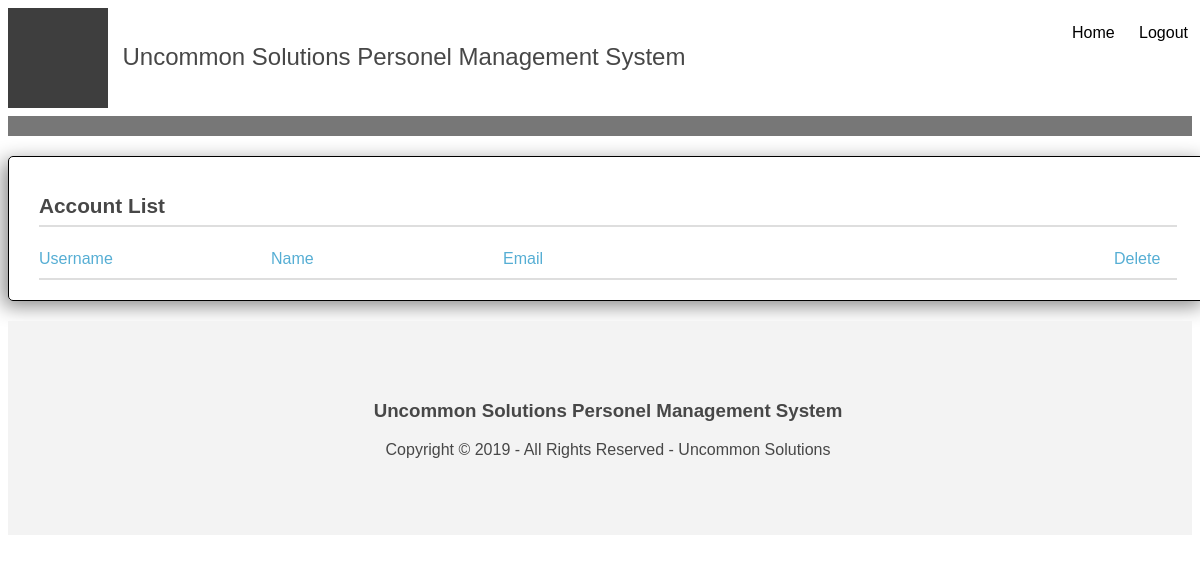
The app's page /source/viewSysUserList.php, older data.
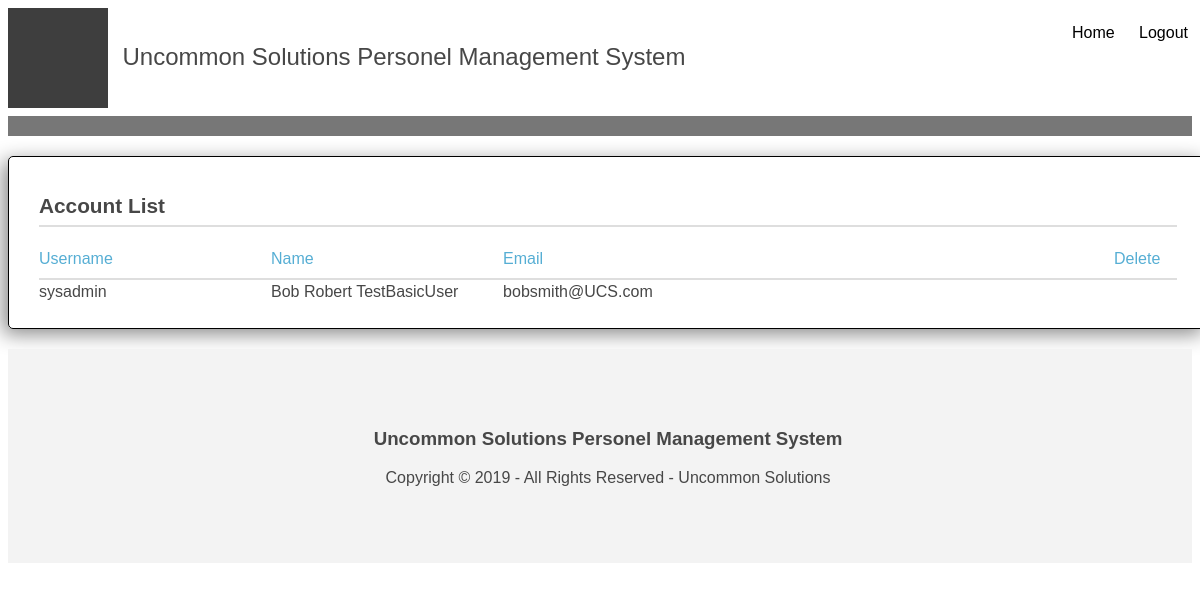
The same page, newer data.
### tables this page shows
CREATE TABLE UserLoginTable (
    user_number     INTEGER PRIMARY KEY AUTO_INCREMENT,
    user_name       VARCHAR(25) NOT NULL,
    access_level    INTEGER NOT NULL,
    password_hash   VARCHAR(128) NOT NULL,
    last_login      TIMESTAMP DEFAULT 
		CURRENT_TIMESTAMP 
		ON UPDATE CURRENT_TIMESTAMP);

CREATE TABLE ContactTable (
    contact_number  INTEGER PRIMARY KEY AUTO_INCREMENT,
    last_name       VARCHAR(50) NOT NULL,
    first_name      VARCHAR(50) NOT NULL,
    middle_name     VARCHAR(50),
    phone_number    VARCHAR(12) NOT NULL,
    address         VARCHAR(200),
    email           VARCHAR(100));

### source/private/api/UserLoginTableApi.php (called while the page is built, shortened)
<?php
function find_all_users() {
    global $database;
    $sql = "SELECT * FROM UserLoginTable";
    $result = mysqli_query($database, $sql);
    return $result;
}

### source/private/api/PersonnelTableApi.php (called while the page is built, shortened)
<?php
function find_personnel_by_user_id($id)
{
    global $database;
    $sql = "SELECT * FROM PersonnelTable ";
    $sql .= "WHERE user_number='" . mysqli_real_escape_string($database, $id) . "'";
    $result = mysqli_query($database, $sql);
    $personnel = mysqli_fetch_assoc($result);
    return $personnel;
}

### source/private/api/ContactTableApi.php (called while the page is built, shortened)
<?php
function find_contact_by_id($id)
{
    global $database;
    $sql = "SELECT * FROM ContactTable ";
    $sql .= "WHERE contact_number='" . mysqli_real_escape_string($database, $id) . "'";
    $result = mysqli_query($database, $sql);
    $contact = mysqli_fetch_assoc($result);
    return $contact;
}

### source/viewSysUserList.php (the view, shortened to what this page needs)
<!DOCTYPE html>
<html>
<head>
<link href="layout/fontawesome-4.6.3.min.css" rel="stylesheet" type="text/css" media="all">
<link href="layout/viewSysUserList.css" rel="stylesheet" type="text/css" media="all">
<link href="libs/popup/popup.css" rel="stylesheet" type="text/css" media="all">
<link href="libs/alert/alert.css" rel="stylesheet" type="text/css" media="all">
</head>
<?php
include("./includes/header.php");
?>
<div id="content" class="wrapper row2"><div>
	<div class="container">
		<h2>Account List</h2>
		<div class="user table header">
			<span class="user_username">Username</span>
			<span class="user_name">Name</span>
			<span class="user_email">Email</span>
			<span class="user_delete right">Delete</span>
		</div>
		<?php
		foreach(find_all_users() as $user) {
			$personnel = find_personnel_by_user_id($user['user_number']);
			$contact = find_contact_by_id($personnel['personal_contact_number']);
			$name = $contact['first_name'] . " " . $contact['middle_name'] . " " . $contact['last_name'];
			?>
			<div class="user table row">
				<span class="user_username"><?php echo $user['user_name']; ?></span>
				<span class="user_name"><?php echo $name; ?></span>
				<span class="user_email"><?php echo $contact['email']; ?></span>
			</div>
			<?php
		}
		?>
	</div>
</div></div>
<?php
include("./includes/footer.php");
?>
</html>

### source/includes/header.php (shortened to what this page needs)
<link href="layout/core.css" rel="stylesheet" type="text/css" media="all">
<link href="layout/header.css" rel="stylesheet" type="text/css" media="all">
<body>
	<div id="header">
		<div class="row0 wrapper"><div>
			<img id="logo" src="./images/temp.png" />
			<label id="logoText">Uncommon Solutions Personel Management System</label>
			<nav>
				<ul>
					<li><a href="#">Home</a></li>
					<li><a href="logout.php">Logout</a></li>
				</ul>
			</nav>
		</div></div>
		<div id="headerUserInfo" class="row1 wrapper"></div>
	</div>
</body>

### source/includes/footer.php
<link href="layout/footer.css" rel="stylesheet" type="text/css" media="all">
<footer id="footer" class="row5 wrapper"><div>
	<div>
		<h3 class="heading">Uncommon Solutions Personel Management System</h3>
		<div id="copyright">
			<p>Copyright &copy; 2019 - All Rights Reserved - Uncommon Solutions</p>
		</div>
	</div>
</div></footer>

### source/layout/viewSysUserList.css (style rules this page uses)
.user_name { width: 20%; }
.user_username { width: 20%; }
.user_email { width: 15%; }
.table.user > span.user_delete { width: 7%; text-align: center; }

### source/layout/core.css (style rules this page uses)
html { background-color: white; color: #474747; }
body { font-family: Verdana, Geneva, sans-serif; }
.wrapper>div { display: block; width: 1200px; margin: 0 auto; }
.row0 { background-color: #FFFFFF; }
.row1 { background-color: #777777; color: white; }
.row5 { background-color: #F3F3F3; }
.right { float: right; }
.table { padding-bottom: 7px; padding-top: 3px; }
.table>span { display: inline-block; }
.table.header { border-bottom: solid 2px #DEDEDE; vertical-align: top; padding-bottom: 10px; color: #56AED4; }
.table>span.right { text-align: right; }
.container { border: solid 1px black; border-radius: 5px; box-shadow: -5px 5px 20px #888888; padding: 20px 30px 20px 30px; margin: 20px 0; }
a, .link { color: #B97D2D; text-decoration: none; cursor: pointer; }
h2 { font-size: 1.3em; margin-bottom: 20px; border-bottom: solid 2px #DEDEDE; padding-bottom: 7px; position: relative; }

### source/layout/header.css (style rules this page uses)
#header .row0 { margin-bottom: 8px; }
#header .row0>div { height: 100px; }
#header #logo { width: 100px; }
#header nav { float: right; }
#header nav ul li { display: inline-block; margin-right: 20px; }
#header nav a { color: black; text-decoration: none; }
#header #headerUserInfo { padding: 10px 20px; }
#header #logoText { display: inline-block; font-size: 1.5em; margin: 35px 0 0 10px; vertical-align: top; }

### source/layout/footer.css (style rules this page uses)
#footer { text-align: center; padding: 60px 0; }

Row changes from the older to the newer data that the page shows:
added userlogintable: user_name "sysadmin", contacttable.first_name+middle_name+last_name "Bob Robert TestBasicUser", contacttable.email "bobsmith@UCS.com"
